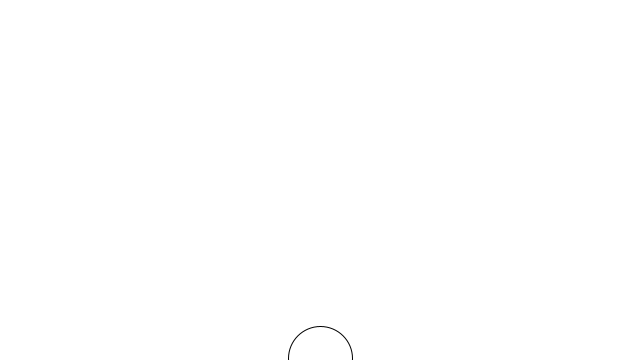
Frame 1 (no input)
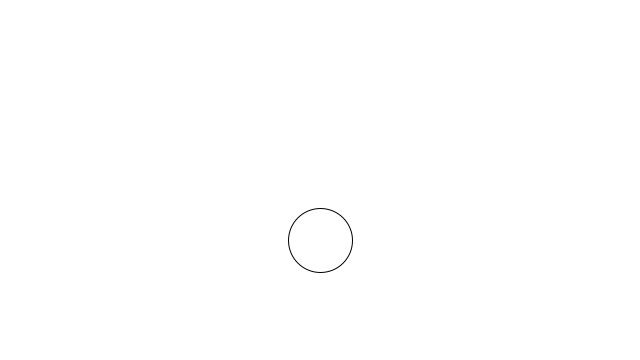
Frame 60 (the mouse pressed at the canvas centre just before this capture)
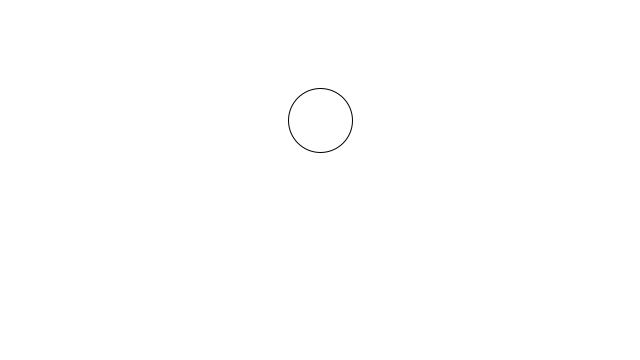
Frame 120 (the mouse held since frame 60 and released just before this capture)

The Processing sketch that drew these frames (run headless with seeded random() and noise(); from frame 60 on, the mouse is pressed at the canvas centre):

// Processing sketch: BubbleObject
// ── BubbleObject.pde
Bubble b;

void setup() {
  size(640, 360);
  //initialize bubble class
  b = new Bubble();
}

void draw() {
  background(255);
  b.ascend();
  b.display();
}
// ── bubble.pde
class Bubble {
   float x;
   float y;
   int yspeed = -2;
   //this is the constructor for the bubble class
   Bubble() {
     x = width/2;
     y = height;
   }
   
   void display() {
     ellipse(x, y, 64, 64);
   }
   
   void ascend() {
     y += yspeed;
   }
}
